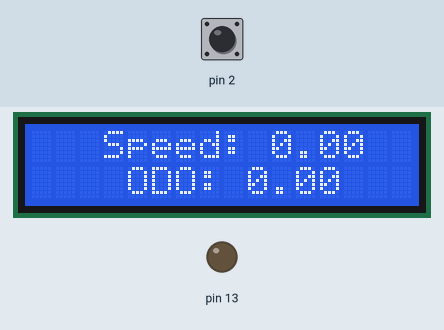
Simulated run of this sketch. Board: Arduino Uno, built with avr-gcc and run on an emulated ATmega328P. On the bench: 16×2 character LCD, output pins drawn as LEDs (lit = HIGH). Inputs (shaded band) come from the test bench; at power-on: pin 2 HIGH.

Above: at 1.2 s.
1.3 s: pin 2 driven LOW
At 1.9 s:
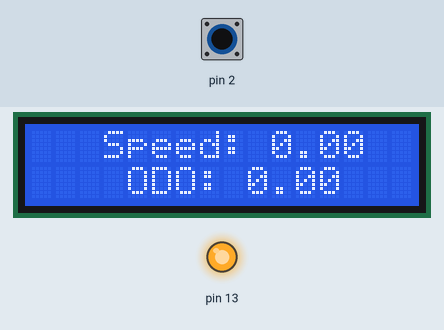
2.8 s: pin 2 driven HIGH
At 3.8 s:
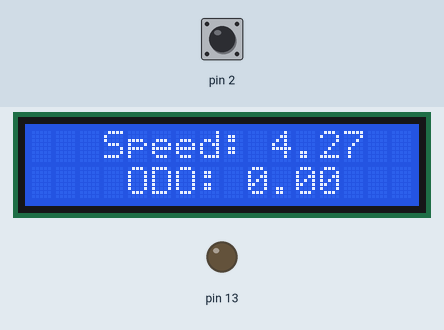
5.8 s: pin 2 pulsed LOW 2 times (0.12 s each, 0.3 s apart)
At 7.1 s:
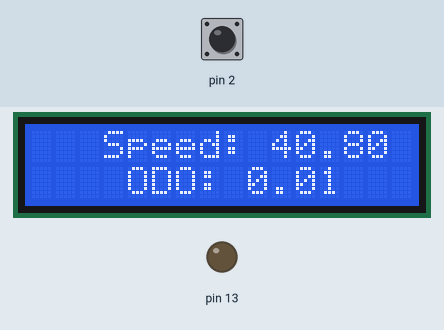
Timing chart, 0 to 8.8 s (numbered marks = the images above; inputs shaded):
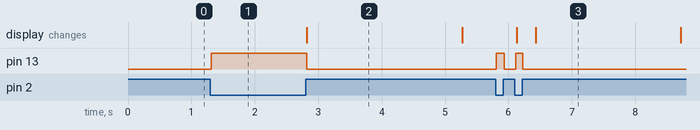

The sketch:

bike3.ino
```cpp
float wheelCircumference = 2.04;
bool prevState = HIGH;
float speed;
int timer;
float odoKm;
int inactiveCounter;

#include <LiquidCrystal.h>
int rs=7;
int en=8;
int d4=9;
int d5=10;
int d6=11;
int d7=12;
LiquidCrystal lcd(rs,en,d4,d5,d6,d7);

void setup(){
				lcd.begin(16,2);
				pinMode(2, INPUT);
				digitalWrite(2,LOW);
				pinMode(13, OUTPUT);
				digitalWrite(13,LOW);
}

void loop(){
				if (digitalRead(2) == LOW && prevState == HIGH){
								prevState = LOW;
								digitalWrite(13, HIGH);
				}

				if (digitalRead(2) == HIGH && prevState == LOW){
								inactiveCounter = 0;
								prevState = HIGH;
								digitalWrite(13, LOW);
								odoKm += wheelCircumference/1000;
								speed = (3600 * wheelCircumference) / timer;
								print();
								timer=0;
				}

				else {
								inactiveCounter++;
								print();
								if (inactiveCounter > 150){
												speed = 0;
												inactiveCounter = 0;
								}
				}

				delay(10);
				timer+=10;
}

void print(){
				lcd.clear();
		  	lcd.setCursor(3,0);
		   lcd.print("Speed: ");
				lcd.setCursor(10,0);
				lcd.print(speed);
				lcd.setCursor(4,1);
				lcd.print("ODO: ");
				lcd.setCursor(9,1);
				lcd.print(odoKm);
}
```

Measured:
- after the input at 1.3 s, pin 13: LOW → HIGH at once
- after the input at 2.8 s, pin 13: HIGH → LOW at once; the display: changes at once (image 2)
- after the input at 5.8 s, pin 13: alternates HIGH for 0.12 s and LOW for 0.18 s, 4 changes in all, then stays LOW, starting at once; the display: first changes after 0.33 s (image 3 shows a later state)
- what the display in image 2 shows lasts 2.5 s, from 2.8 s to 5.3 s
